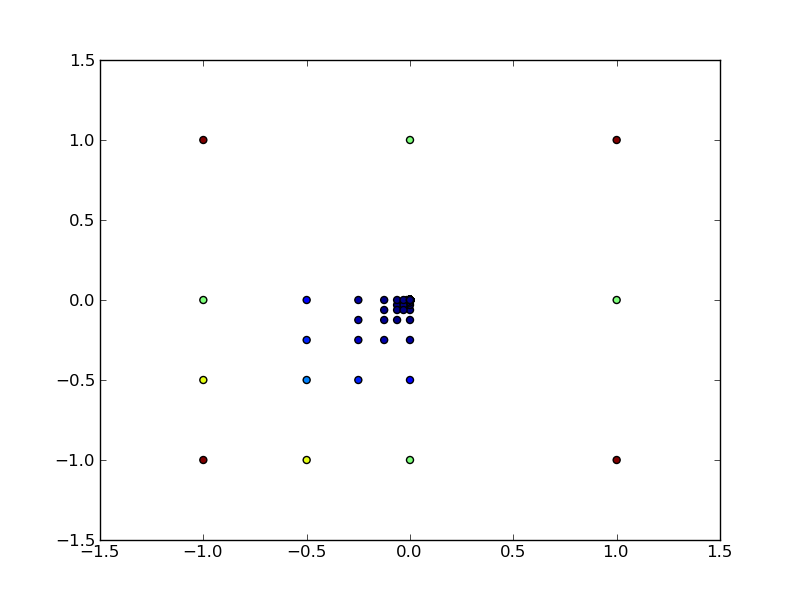

Here is the Python script that generated this plot:
from kcube import KCube
from algo import *
from pylab import *

if __name__ == '__main__':

  # cubes0 = KCube([(-10, 10)]).subdivide([None])
  cubes0 = KCube([(-10, 10), (-10, 10)]).subdivide([0.5, 0.5])

  vals, ymin, xatymin = algo(eval_fun, cubes0, 200)

  x1s = [t[1] for t in vals]
  x2s = [t[2] for t in vals]
  ys = [t[0] for t in vals]

  # scatter(x1s, ys)
  scatter(x1s, x2s, c=ys)
  show()
